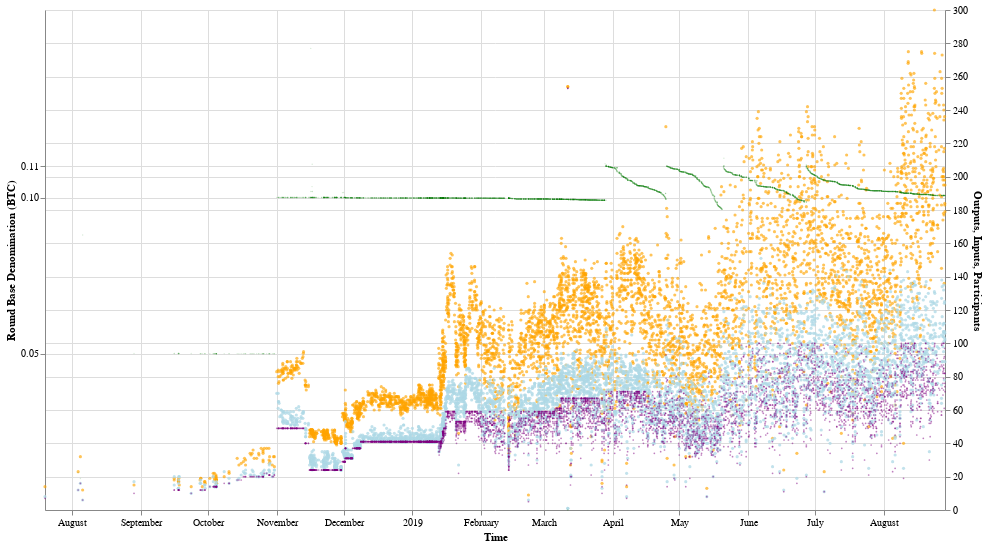

The Vega-Lite source for this figure:
### Vega-Lite specification from a JSON file in a GitHub repository (floating-point values rounded to 4 significant figures; data arrays with more than 128 entries replaced by an {"elided": "..."} marker saying what was removed)
{"$schema": "https://vega.github.io/schema/vega-lite/v3.json", "description": "Number of inputs and outputs per Wasabi coinjoin transaction", "width": 900, "height": 500, "background": "white", "transform": [{"frame": [50, 50], "window": [{"field": "input_count", "op": "mean", "as": "mean_input_count"}, {"field": "output_count", "op": "mean", "as": "mean_output_count"}, {"field": "participant_count", "op": "mean", "as": "mean_participant_count"}]}, {"calculate": "datum.round_denomination/1e8", "as": "round_denomination_btc"}], "layer": [{"layer": [{"mark": {"type": "circle", "color": "orange", "opacity": 0.65, "size": 10, "tooltip": {"content": "data"}}, "encoding": {"x": {"title": "Time", "field": "time", "type": "temporal", "axis": {"orient": "bottom"}}, "y": {"title": "Outputs", "field": "output_count", "type": "quantitative", "axis": {"orient": "right"}}}}, {"mark": {"type": "circle", "color": "lightblue", "opacity": 0.75, "size": 10, "tooltip": {"content": "data"}}, "encoding": {"x": {"title": "Time", "field": "time", "type": "temporal", "axis": {"orient": "bottom"}}, "y": {"title": "Inputs", "field": "input_count", "type": "quantitative", "axis": {"orient": "right"}}}}, {"mark": {"type": "circle", "color": "purple", "opacity": 0.5, "size": 3, "tooltip": {"content": "data"}}, "encoding": {"x": {"title": "Time", "field": "time", "type": "temporal", "axis": {"orient": "bottom"}}, "y": {"title": "Participants", "field": "participant_count", "type": "quantitative", "axis": {"orient": "right"}}}}, {"mark": {"type": "line", "color": "red", "opacity": 0.5, "size": 1.5, "tooltip": null}, "encoding": {"x": {"title": "Time", "field": "time", "type": "temporal", "axis": {"orient": "bottom"}}, "y": {"field": "mean_output_count", "type": "quantitative", "axis": {"orient": "right"}}}}, {"mark": {"type": "line", "color": "blue", "opacity": 0.5, "size": 1.5, "tooltip": null}, "encoding": {"x": {"title": "Time", "field": "time", "type": "temporal", "axis": {"orient": "bottom"}}, "y": {"field": "mean_input_count", "type": "quantitative", "axis": {"orient": "right"}}}}, {"mark": {"type": "line", "color": "purple", "opacity": 0.5, "size": 1.5, "tooltip": null}, "encoding": {"x": {"title": "Time", "field": "time", "type": "temporal", "axis": {"orient": "bottom"}}, "y": {"field": "mean_participant_count", "type": "quantitative", "axis": {"orient": "right"}}}}]}, {"mark": {"type": "circle", "color": "green", "opacity": 0.15, "size": 2, "tooltip": {"content": "data"}}, "encoding": {"x": {"title": "Time", "field": "time", "type": "temporal", "axis": {"orient": "bottom"}}, "y": {"title": "Round Base Denomination (BTC)", "field": "round_denomination_btc", "type": "quantitative", "axis": {"orient": "left", "grid": true, "values": [0.05, 0.1, 0.11]}}}}], "resolve": {"scale": {"y": "independent"}}, "data": {"values": {"elided": "5118 records"}}}
